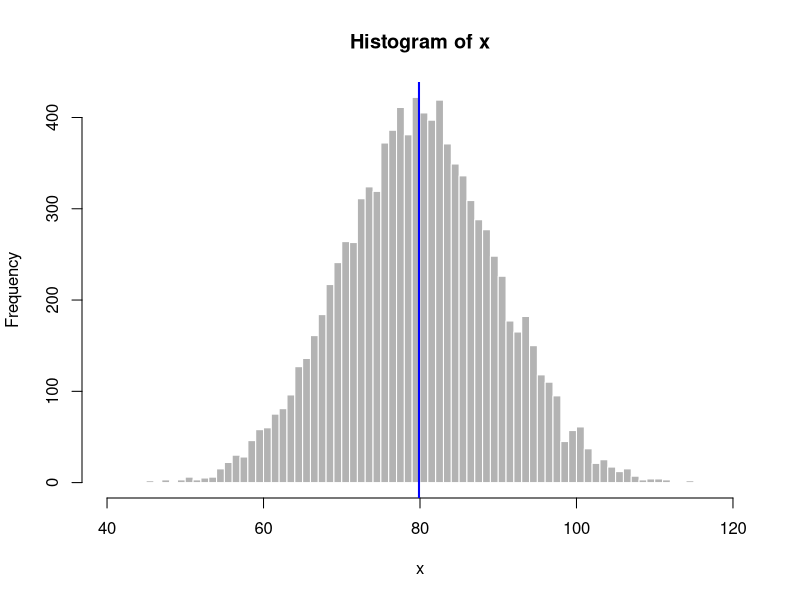
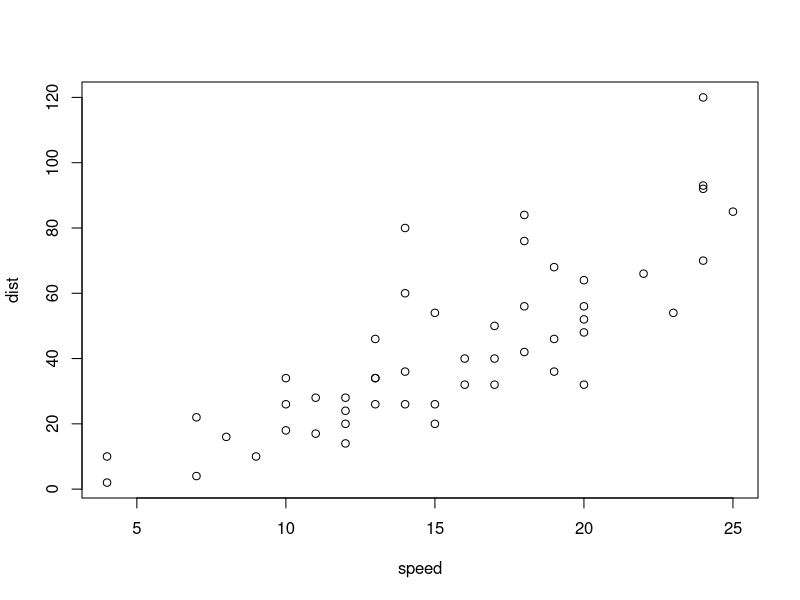

Here is the R script that generated these plots, in order:
## ---- chunk 1
 set.seed(20140815)
x <- rnorm(10000, mean = 80, sd = 10)
hist(x, breaks = 100, border="white", col = gray(0.7))
abline(v = mean(x), col = "blue", lwd = 2 )

## ---- chunk 2
summary(cars)
## ---- chunk 3
plot(cars)
